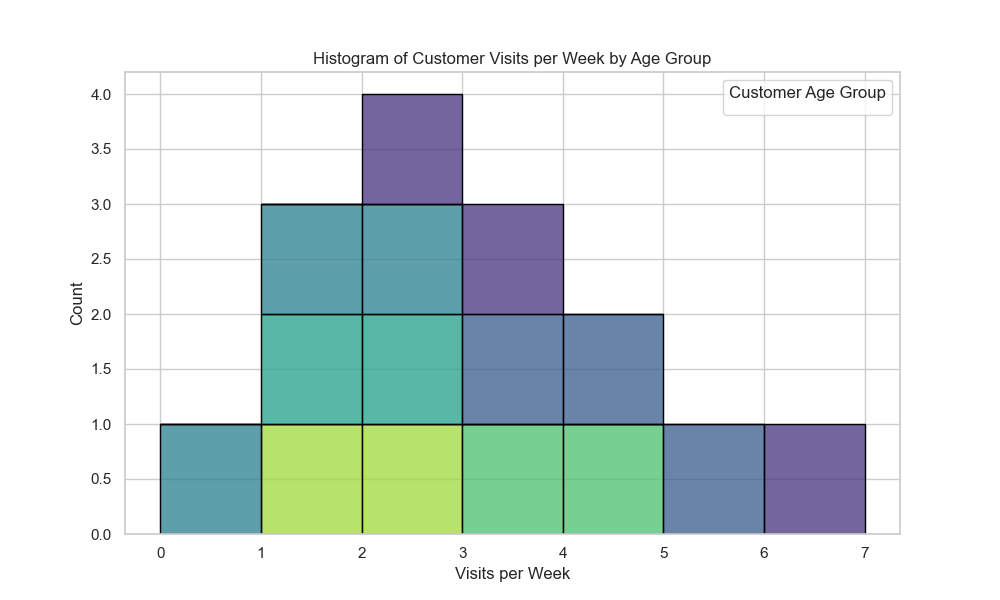

Here is the Python script that generated this plot:

import pandas as pd
import seaborn as sns
import matplotlib.pyplot as plt

# Your provided table data
data = [
    {'Customer Age Group': '18-25', 'Visits per Week': 3},
    {'Customer Age Group': '26-35', 'Visits per Week': 5},
    {'Customer Age Group': '36-45', 'Visits per Week': 2},
    {'Customer Age Group': '46-55', 'Visits per Week': 1},
    {'Customer Age Group': '56-65', 'Visits per Week': 4},
    {'Customer Age Group': 'Over 65', 'Visits per Week': 2},
    {'Customer Age Group': '18-25', 'Visits per Week': 6},
    {'Customer Age Group': '26-35', 'Visits per Week': 3},
    {'Customer Age Group': '36-45', 'Visits per Week': 0},
    {'Customer Age Group': '46-55', 'Visits per Week': 2},
    {'Customer Age Group': '56-65', 'Visits per Week': 3},
    {'Customer Age Group': 'Over 65', 'Visits per Week': 1},
    {'Customer Age Group': '18-25', 'Visits per Week': 2},
    {'Customer Age Group': '26-35', 'Visits per Week': 4},
    {'Customer Age Group': '36-45', 'Visits per Week': 1}
]

# Convert the list of dictionaries to a DataFrame
df = pd.DataFrame(data)

# Initialize a matplotlib figure
plt.figure(figsize=(10, 6))

# Create a diversified histogram using Seaborn
# We will use "hue" for different age groups and a palette to diversify the colors.
sns.histplot(data=df, x='Visits per Week', hue='Customer Age Group', multiple='stack', bins=range(0, df['Visits per Week'].max()+2), palette='viridis', edgecolor='black')

# Adding more details to the plot
plt.title('Histogram of Customer Visits per Week by Age Group')
plt.xlabel('Visits per Week')
plt.ylabel('Count')
plt.legend(title='Customer Age Group')

# Show the plot
plt.show()
